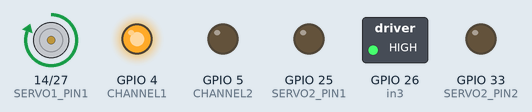
Simulated run of this sketch. Board: ESP32. Parts: motor-driver pin pairs drawn as motors (green arrow = first pin HIGH = forward, orange = second pin HIGH = backward, longer = more drive), switched loads named in the sketch (green lamp = pin HIGH), output pins drawn as LEDs (lit = HIGH).

Above: at 0.05 s.
At 4.5 s:
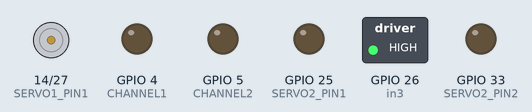
At 9.0 s:
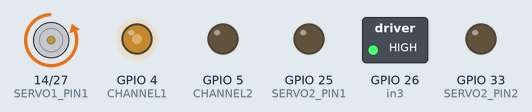
Timing chart, 0 to 11.7 s (numbered marks = the images above):
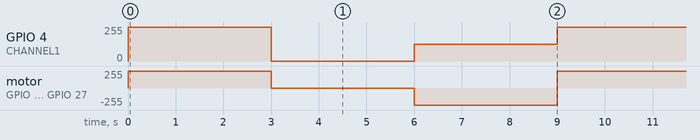

The sketch:

Motor.ino
```cpp
/*
  Use two signal to control motors. realse forward and backward;-251211
  After testing, We found red drv8833 board doesn't support two signal to control motors, It need 3 port, PWM,INA1 and INA2;
  Function ledcSetup() and ledcAttachPin() was dismiss.  The new Function is ledcAttach(). The specifications as follows;
  noted in 20251213 by zzq;
*/

#define FREQ    50 //定义频率
#define CHANNEL1 4   //高速通道是0-7，由80hz时钟驱动，低速通道是8-15，由1MHz的始终驱动；
#define CHANNEL2 5
#define RESOLUTION 10 // 分辨率10，意思是2的10次方 1024+1 中分辨率，数值越大精度越高，取值在0-20值之间，用来驱动电机；
#define SERVO1_PIN1 14  // PWM输出引脚；
#define SERVO1_PIN2 27  // PWM输出引脚；
#define SERVO2_PIN1 25  // PWM输出引脚；
#define SERVO2_PIN2 33  // PWM输出引脚；
#define in3  26

void setup() {
  Serial.begin(9600);

  //建立 LEDC 通道
  ledcAttach(CHANNEL1, FREQ, RESOLUTION);    // 通道，频率，分辨率；  ledcSetup() ledcAttachipin() 已经被淘汰了；

  ledcAttach(CHANNEL2, FREQ, RESOLUTION);    // 通道，频率，分辨率；

  // 将所有相关引脚设置为输出模式
  int motorPins[] = {SERVO1_PIN1, SERVO1_PIN2, SERVO2_PIN1, SERVO2_PIN2, in3};

  for(int pin:motorPins){
    pinMode(pin, OUTPUT);
  }

  digitalWrite(in3,HIGH);  // TB6612 STBY启用，使能输出；
}

void loop(){

  digitalWrite(SERVO1_PIN1,HIGH);  digitalWrite(SERVO1_PIN2,LOW);
  ledcWrite(CHANNEL1, 1024);
  delay(3000);

  digitalWrite(SERVO1_PIN1,LOW);  digitalWrite(SERVO1_PIN2,LOW);
  analogWrite(CHANNEL1, 0);
  delay(3000);

  digitalWrite(SERVO1_PIN1,LOW);  digitalWrite(SERVO1_PIN2,HIGH);
  ledcWrite(CHANNEL1, 500);
  delay(3000);

}
```

Measured:
- by itself, GPIO 4 (CHANNEL1): repeats every 9.0 s: 0/255 3.0 s, 125/255 3.0 s, 255/255 3.0 s
- by itself, motor on GPIO 14 (SERVO1_PIN1) / GPIO 27 (SERVO1_PIN2): repeats every 9.0 s: stopped 3.0 s, backward 255/255 3.0 s, forward 255/255 3.0 s
